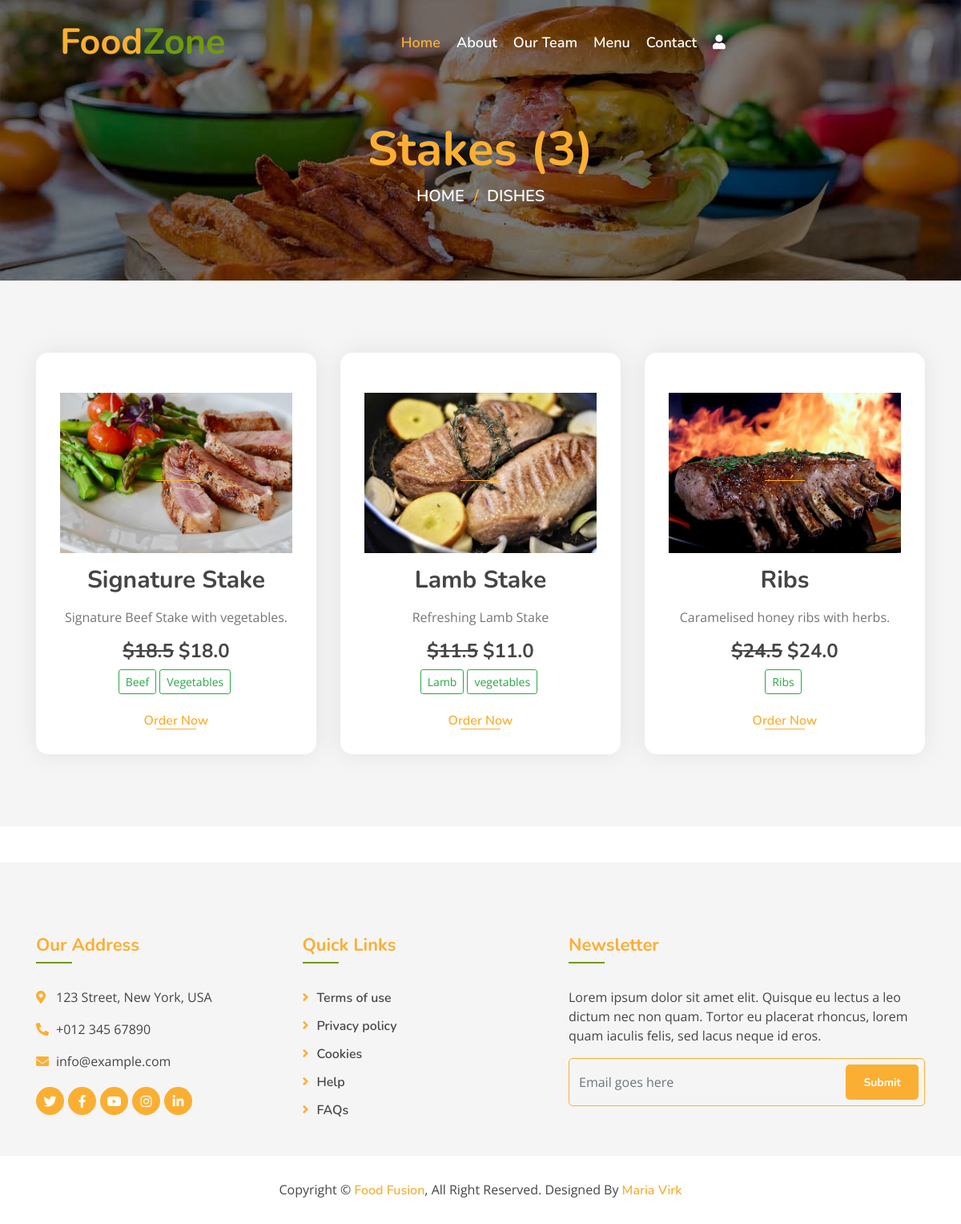
Page /dishes/?q=4 on the earlier database version.
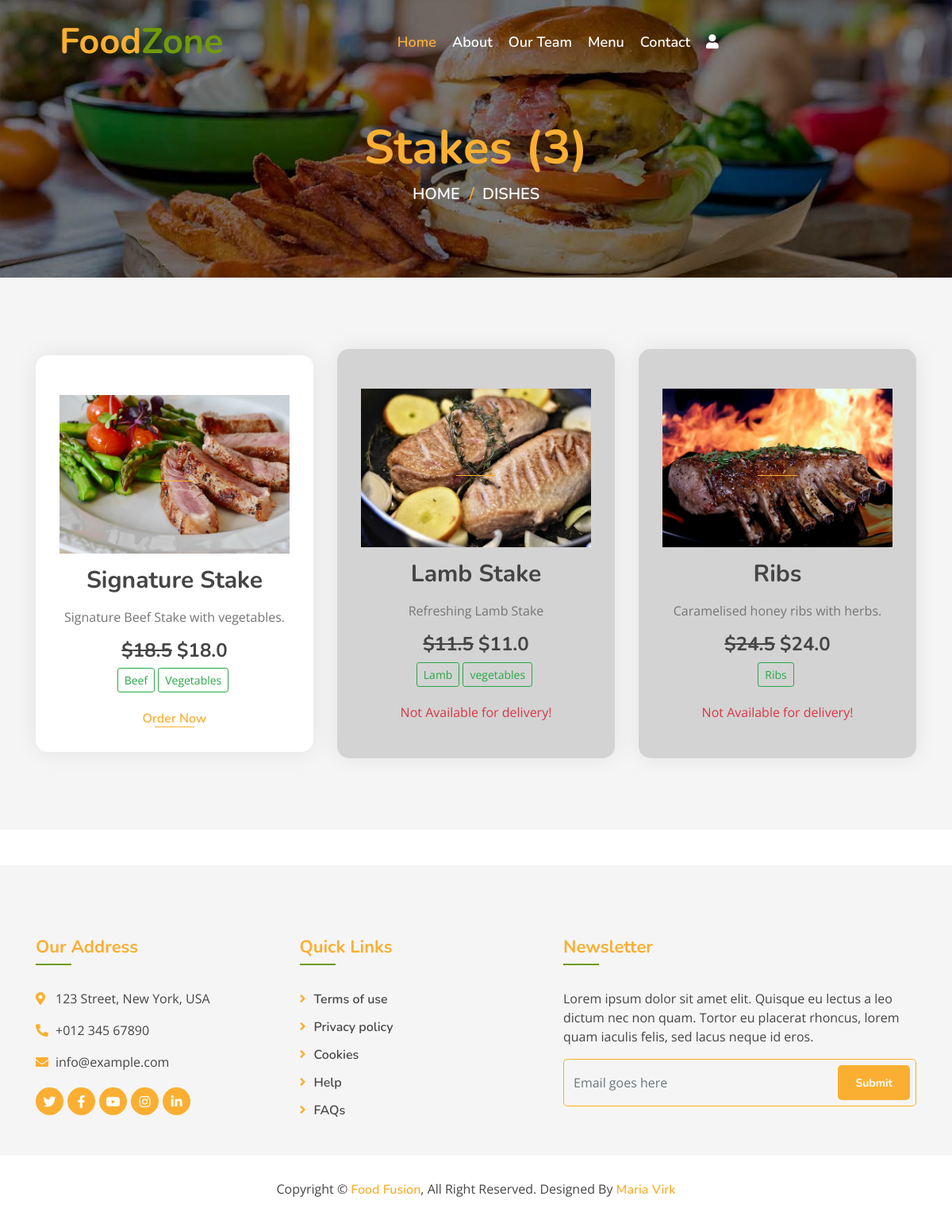
Same page on the later database version.
### myapp/models.py (models this page shows, shortened)
class Category(models.Model):
    name = models.CharField(max_length=100, unique=True)
    image = models.ImageField(upload_to="categories/%Y/%m/%d")
    icon = models.CharField(max_length=50, blank=True)
    description = models.TextField()
    added_on = models.DateTimeField(auto_now_add=True)
    updated_on = models.DateTimeField(auto_now=True)

class Dish(models.Model):
    name = models.CharField(max_length=200, unique=True)
    image = models.ImageField(upload_to='dishes/%Y/%m/%d')
    ingredients = models.TextField()
    details = models.TextField(blank=True)
    category = models.ForeignKey(Category, on_delete=models.CASCADE)
    price = models.FloatField()
    discounted_price = models.FloatField(blank=True)
    is_available = models.BooleanField(default=True)
    added_on = models.DateTimeField(auto_now_add=True)
    updated_on = models.DateTimeField(auto_now=True)
    class Meta:
        verbose_name_plural = "Dish Table"

### myapp/views.py (the view)
# urls.py: path('dishes/', views.all_dishes, name="all_dishes"),
def all_dishes(request):
    context = {}
    dishes = Dish.objects.all()
    if "q" in request.GET:
        id = request.GET.get("q")
        dishes = Dish.objects.filter(category__id=id)
        context['dish_category'] = Category.objects.get(id=id).name
    context['dishes'] = dishes
    return render(request, 'all_dishes.html', context)

### template/all_dishes.html (shortened to what this page needs)
{% extends "base.html" %}
{% block content %}
<div class="page-header mb-0">
    <div class="container">
        <div class="row">
            <div class="col-12">
                <h2>{% if dish_category %} {{dish_category}} {% else %}Dishes {% endif %}({{dishes|length}})</h2>
            </div>
            <div class="col-12">
                <a href="/">Home</a>
                <a href="/dishes/">Dishes</a>
            </div>
        </div>
    </div>
</div>
<div class="food mt-0">
    <div class="container">
        <div class="row align-items-center">
        {% for i in dishes %}
            <div class="col-md-4">
                {% if i.is_available %}
                <div class="food-item">
                {% else %}
                <div class="food-item" style="background-color: lightgray;">
                {% endif %}
                    <a href="" target=""><img src="/{{i.image}}" style="height: 200px;width: 100%;"></a>
                    <h2 class="my-3">{{i.name}}</h2>
                    <p>
                        {{i.details}}
                    </p>
                    <h4 class="menu-text" style="font-weight: normal;">
                        {% if i.price != i.discounted_price %}
                            <strong><del>&dollar;{{i.price}}</del></strong>
                        {% endif %}
                            <strong>&dollar;{{i.discounted_price}}</strong>
                    </h4>
                    <p>
                    </p>
                    {% if user.is_superuser or user.is_staff %}
                    <p class="text-danger">Staff can't order !!</p>
                    {% elif i.is_available %}
                    <a href="{% url 'dish' id=i.id %}">Order Now</a>
                    {% else %}
                        <p class="text-danger">Not Available for delivery!</p>
                    {% endif %}
                </div>
            </div>
        {% endfor %}
        </div>
    </div>
</div>
{% endblock %}

### template/base.html (shortened to what this page needs)
<!DOCTYPE html>
{% load static %}
<html lang="en">
    <head>
        <link href="https://stackpath.bootstrapcdn.com/bootstrap/4.4.1/css/bootstrap.min.css" rel="stylesheet">
        <link href="https://cdnjs.cloudflare.com/ajax/libs/font-awesome/6.4.2/css/all.min.css" rel="stylesheet">
        <link href="https://cdnjs.cloudflare.com/ajax/libs/font-awesome/5.10.0/css/all.min.css" rel="stylesheet">
        <link href="/static/lib/animate/animate.min.css" rel="stylesheet">
        <link href="/static/lib/owlcarousel/assets/owl.carousel.min.css" rel="stylesheet">
        <link href="/static/lib/flaticon/font/flaticon.css" rel="stylesheet">
        <link href="/static/lib/tempusdominus/css/tempusdominus-bootstrap-4.min.css" rel="stylesheet" />
        <link href="/static/css/styles.css" rel="stylesheet">
    </head>
    <body>
        <div class="navbar navbar-expand-lg bg-light navbar-light">
            <div class="container-fluid">
                <a href="{% url 'index' %}" class="navbar-brand">Food<span>Zone</span></a>
                <div class="collapse navbar-collapse justify-content-between" id="navbarCollapse">
                    <div class="navbar-nav mx-auto">
                        <a href="{% url 'index' %}" class="nav-item nav-link active">Home</a>
                        <a href="{% url 'about' %}" class="nav-item nav-link">About</a>
                        <a href="{% url 'team' %}" class="nav-item nav-link">Our Team</a>
                        <a href="{% url 'all_dishes' %}" class="nav-item nav-link">Menu</a>
                        <a href="{% url 'contact' %}" class="nav-item nav-link">Contact</a>
                        {% if user.is_authenticated %}
                        <div class="nav-item dropdown">
                            <a href="#" class="nav-link dropdown-toggle" data-toggle="dropdown"><i class="fas fa-user"></i></a>
                            <div class="dropdown-menu">
                            {% if user.is_superuser or user.is_staff %}
                                <a href="{% url 'admin:index' %}" class="dropdown-item">Dashboard</a>
                            {% else %}
                                <a href="{% url 'dashboard' %}" class="dropdown-item">Dashboard</a>
                            {% endif %}
                                <a href="{% url 'logout' %}" class="dropdown-item">Logout</a>
                            </div>
                        </div>
                        {% else %}
                        <a href="{% url 'register' %}" class="nav-link" ><i class="fas fa-user"></i></a>
                        {% endif %}
                    </div>
                </div>
            </div>
        </div>
        {% block content %}
        {% endblock %}
        <div class="footer">
            <div class="container">
                <div class="row">
                    <div class="col-lg-7">
                        <div class="row">
                            <div class="col-md-6">
                                <div class="footer-contact">
                                    <h2>Our Address</h2>
                                    <p><i class="fa fa-map-marker-alt"></i>123 Street, New York, USA</p>
                                    <p><i class="fa fa-phone-alt"></i>+012 345 67890</p>
                                    <p><i class="fa fa-envelope"></i>info@example.com</p>
                                    <div class="footer-social">
                                        <a href=""><i class="fab fa-twitter"></i></a>
                                        <a href="https://www.facebook.com/SachTechSol/" target="_blank"><i class="fab fa-facebook-f"></i></a>
                                        <a href=""><i class="fab fa-youtube"></i></a>
                                        <a href=""><i class="fab fa-instagram"></i></a>
                                        <a href=""><i class="fab fa-linkedin-in"></i></a>
                                    </div>
                                </div>
                            </div>
                            <div class="col-md-6 text-decoration-none">
                                <div class="footer-link">
                                    <h2>Quick Links</h2>
                                    <a href="">Terms of use</a>
                                    <a href="">Privacy policy</a>
                                    <a href="">Cookies</a>
                                    <a href="">Help</a>
                                    <a href="">FAQs</a>
                                </div>
                            </div>
                        </div>
                    </div>
                    <div class="col-lg-5">
                        <div class="footer-newsletter">
                            <h2>Newsletter</h2>
                            <p>
                                Lorem ipsum dolor sit amet elit. Quisque eu lectus a leo dictum nec non quam. Tortor eu placerat rhoncus, lorem quam iaculis felis, sed lacus neque id eros.
                            </p>
                            <div class="form">
                                <input class="form-control" placeholder="Email goes here">
                                <button class="btn custom-btn">Submit</button>
                            </div>
                        </div>
                    </div>
                </div>
            </div>
            <div class="copyright">
                <div class="container">
                    <p>Copyright &copy; <a href="#">Food Fusion</a>, All Right Reserved.</p>
                    <p>Designed By <a href="https://htmlcodex.com">Maria Virk</a></p>
                </div>
            </div>
        </div>
    </body>
</html>

Differences in the rows shown:
changed Dish "Lamb Stake": is_available "Order Now" → "Not Available for delivery!"
changed Dish "Ribs": is_available "Order Now" → "Not Available for delivery!"
